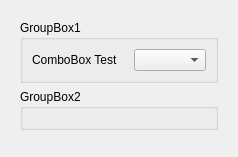
<?xml version="1.0" encoding="UTF-8"?>
<ui version="4.0">
 <class>pageTemplate</class>
 <widget class="QWidget" name="pageTemplate">
  <layout class="QVBoxLayout" name="verticalLayout">
   <item>
    <widget class="QScrollArea" name="scrollArea">
     <property name="frameShape">
      <enum>QFrame::Shape::NoFrame</enum>
     </property>
     <property name="widgetResizable">
      <bool>true</bool>
     </property>
     <widget class="QWidget" name="scrollAreaWidgetContents">
      <layout class="QGridLayout" name="gridLayout">
       <!-- Group Box 1 -->
       <item row="0" column="0">
        <widget class="QGroupBox" name="groupBox1">
         <property name="title">
          <string>GroupBox1</string>
         </property>
         <layout class="QGridLayout" name="groupBox1_gridLayout" columnstretch="0,1">
          <property name="horizontalSpacing">
           <number>16</number>
          </property>
          <property name="verticalSpacing">
           <number>8</number>
          </property>
          <item row="0" column="0">
           <widget class="QLabel" name="label">
            <property name="text">
             <string>ComboBox Test</string>
            </property>
           </widget>
          </item>
          <item row="0" column="1">
           <widget class="QComboBox" name="comboBox"/>
          </item>
         </layout>
        </widget>
       </item>
       <!-- Group Box 2 -->
       <item row="1" column="0">
        <widget class="QGroupBox" name="groupBox2">
         <property name="title">
          <string>GroupBox2</string>
         </property>
	 <!-- This grid layout is populated from the template.cpp file -->
         <layout class="QGridLayout" name="groupBox2_gridLayout"/>
        </widget>
       </item>
       <!-- Spacer -->
       <item row="2" column="0">
        <spacer name="verticalSpacer">
         <property name="orientation">
          <enum>Qt::Orientation::Vertical</enum>
         </property>
        </spacer>
       </item>
      </layout>
     </widget>
    </widget>
   </item>
  </layout>
 </widget>
 <resources/>
 <connections/>
</ui>
